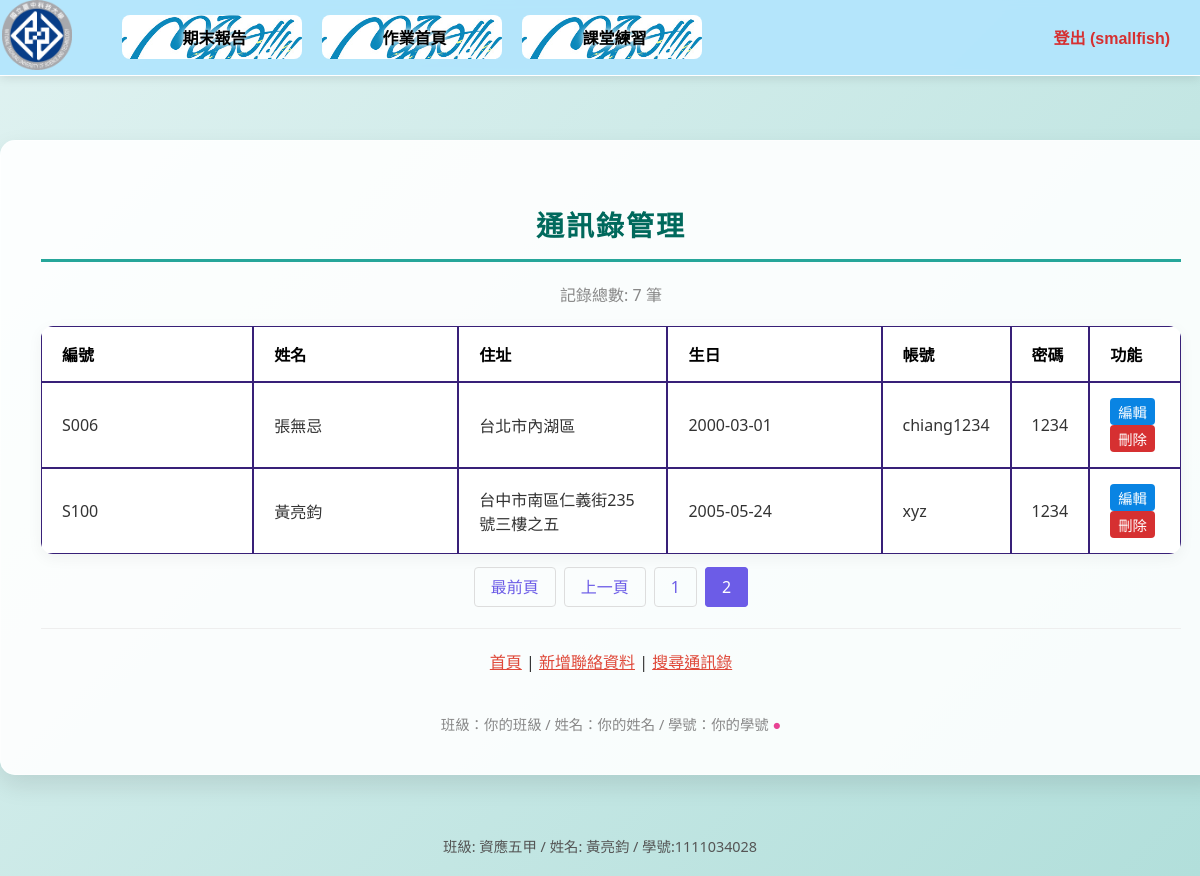
Before: /hw/contacts.php?page=2 (signed in) with the older database file.
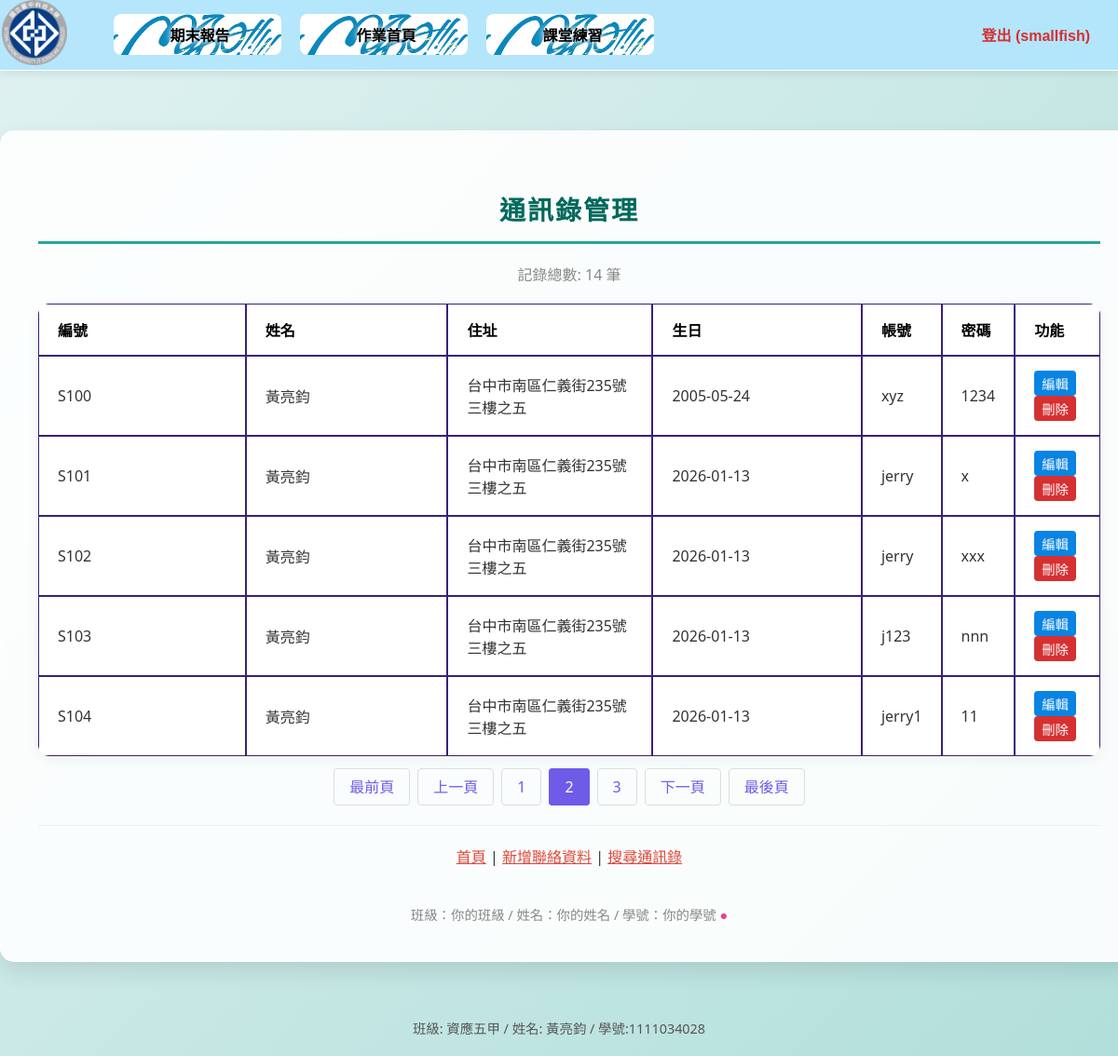
After: the same page with the newer database file.
### tables this page shows
CREATE TABLE `students` (
  `sno` char(4) NOT NULL COMMENT '學號',
  `name` varchar(10) NOT NULL COMMENT '姓名',
  `address` varchar(255) NOT NULL COMMENT '地址',
  `birthday` date NOT NULL COMMENT '生日',
  `username` char(10) NOT NULL COMMENT '帳號',
  `password` char(10) NOT NULL COMMENT '密碼',
  `role` varchar(10) NOT NULL DEFAULT 'user',
  `picture` varchar(255) DEFAULT NULL COMMENT '頭像路徑'
);

### hw/contacts.php (the view, shortened to what this page needs)
<?php
require_once("../DB/DB_open.php");
$limit = 5;
if (isset($_GET["page"])) { $page  = $_GET["page"]; } else { $page=1; };
$start_from = ($page-1) * $limit;
$sql_count = "SELECT COUNT(*) FROM students";
$rs_result = mysqli_query($link, $sql_count);
$row = mysqli_fetch_row($rs_result);
$total_records = $row[0];
$total_pages = ceil($total_records / $limit);
$sql = "SELECT * FROM students LIMIT $start_from, $limit";
$result = mysqli_query($link, $sql);
?>
<!DOCTYPE html>
<html lang="zh-TW">
<head>
    <link rel="stylesheet" href="css/navCSS.css">
    <link rel="stylesheet" href="css/indexCSS.css">
    <link rel="stylesheet" href="css/contacts.css">
</head>
<body>
    <div id="wrap">
        <header id="header" class="clearheader">
            <?php require "nav.php"; ?>
        </header>
        <main id="contents" class="wide-content">
            <h2>通訊錄管理</h2>
            <div style="margin-bottom: 20px; color: #888;">
                記錄總數: <?php echo $total_records; ?> 筆
            </div>
            <table>
                <thead>
                    <tr>
                        <th width="10%">編號</th>
                        <th width="15%">姓名</th>
                        <th width="25%">住址</th>
                        <th width="15%">生日</th>
                        <th width="12%">帳號</th>
                        <th width="10%">密碼</th>
                        <th width="13%">功能</th>
                    </tr>
                </thead>
                <tbody>
                <?php
                while ($row = mysqli_fetch_assoc($result)) {
                ?>
                    <tr>
                        <td><?php echo htmlspecialchars($row['sno']); ?></td>
                        <td><?php echo htmlspecialchars($row['name']); ?></td>
                        <td><?php echo htmlspecialchars($row['address']); ?></td>
                        <td><?php echo htmlspecialchars($row['birthday']); ?></td>
                        <td><?php echo htmlspecialchars($row['username']); ?></td>
                        <td><?php echo htmlspecialchars($row['password']); ?></td>
                        <td>
                            <a href="edit.php?action=edit&id=<?php echo $row['sno']; ?>" class="action-link edit-btn">編輯</a>
                            <a href="edit.php?action=delete&id=<?php echo $row['sno']; ?>" class="action-link del-btn" onclick="return confirm('確定要刪除嗎？');">刪除</a>
                        </td>
                    </tr>
                <?php
                }
                ?>
                </tbody>
            </table>
            <div class="pagination">
                <?php
                if($page > 1){
                    echo "<a href='contacts.php?page=1'>最前頁</a>";
                    echo "<a href='contacts.php?page=".($page-1)."'>上一頁</a>";
                }
                for ($i=1; $i<=$total_pages; $i++) {
                    $active = ($i == $page) ? "active" : "";
                    echo "<a href='contacts.php?page=".$i."' class='".$active."'>".$i."</a>";
                }
                if($page < $total_pages){
                    echo "<a href='contacts.php?page=".($page+1)."'>下一頁</a>";
                    echo "<a href='contacts.php?page=".$total_pages."'>最後頁</a>";
                }
                ?>
            </div>
            <div class="footer-links" style="margin-top: 30px; border-top: 1px solid #eee; padding-top: 20px;">
                <a href="index.php">首頁</a> |
                <a href="add.php">新增聯絡資料</a> |
                <a href="search.php">搜尋通訊錄</a>
            </div>
            <div style="margin-top: 40px; font-size: 0.9em; color: #888;">
                班級：你的班級 / 姓名：你的姓名 / 學號：你的學號 <span style="color: #e84393;">●</span>
            </div>
        </main>
        <footer id="footer">
        </footer>
    </div>
</body>
</html>

Changed rows visible on the page:
no longer on this page (row unchanged): students: sno "S006", name "張無忌", address "台北市內湖區", birthday "2000-03-01", username "chiang1234", password "1234"
added students: sno "S101", name "黃亮鈞", address "台中市南區仁義街235號三樓之五", birthday "2026-01-13", username "jerry", password "x"
added students: sno "S102", name "黃亮鈞", address "台中市南區仁義街235號三樓之五", birthday "2026-01-13", username "jerry", password "xxx"
added students: sno "S103", name "黃亮鈞", address "台中市南區仁義街235號三樓之五", birthday "2026-01-13", username "j123", password "nnn"
added students: sno "S104", name "黃亮鈞", address "台中市南區仁義街235號三樓之五", birthday "2026-01-13", username "jerry1", password "11"
Other visible differences:
$total_records: "7" → "14"
new list line: "3"
text now shown: "下一頁 最後頁"
